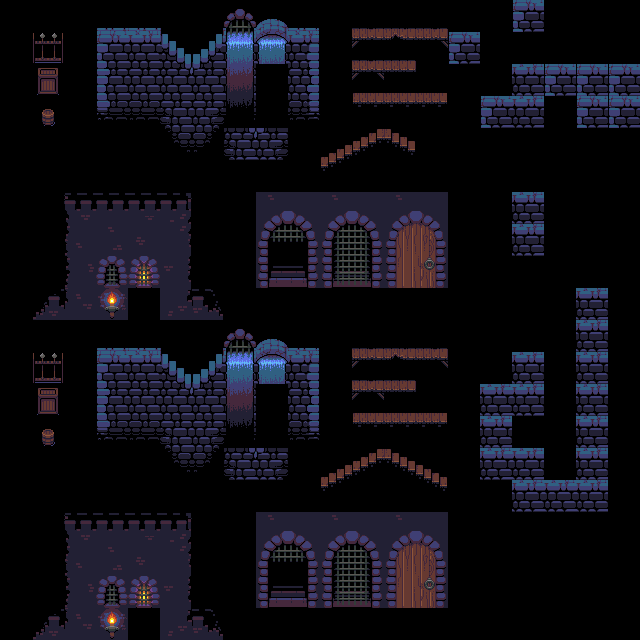

This is a level from a 2D game, rendered from its Tiled map with the project's own tilesets. A one-line summary and the map file follow, with tile-layer data summarised:
An orthogonal 20x20 tile map with 32x32 px tiles, 1 tile layer (Tile Layer 1), 1 hidden layer not drawn.

<map version="1.0" tiledversion="1.0.3" orientation="orthogonal" renderorder="right-down" width="20" height="20" tilewidth="32" tileheight="32" nextobjectid="1">
 <tileset firstgid="1" name="test-tileset" tilewidth="32" tileheight="32" tilecount="165" columns="15">
  <image source="tiles.png" width="480" height="352" />
 </tileset>
 <layer name="collision" width="20" height="20" visible="0">
  <data>[400 cells, 16 non-empty, 1 distinct tile ids]</data>
 </layer>
 <layer name="Tile Layer 1" width="20" height="20">
  <data>[400 cells, 305 non-empty, 140 distinct tile ids]</data>
 </layer>
</map>
